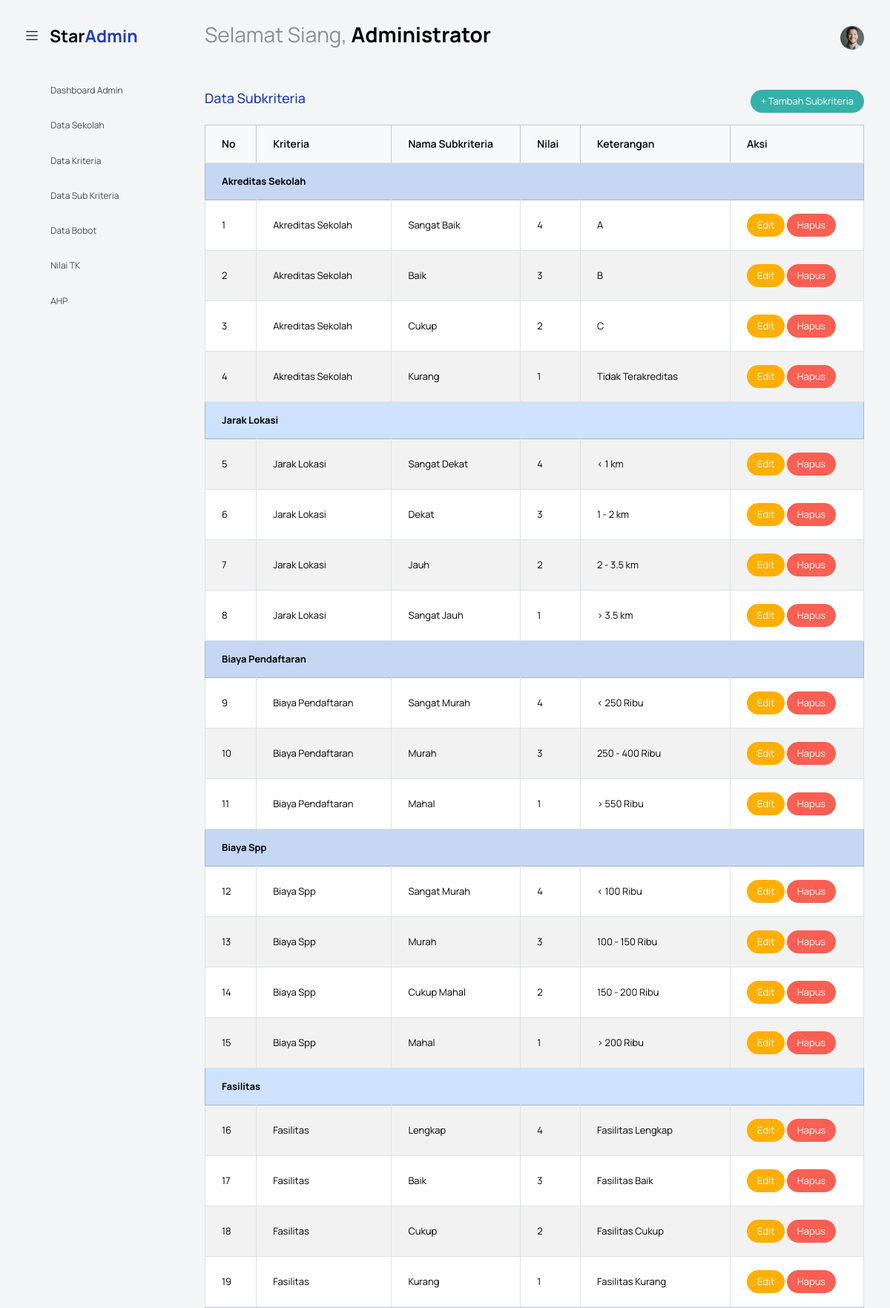
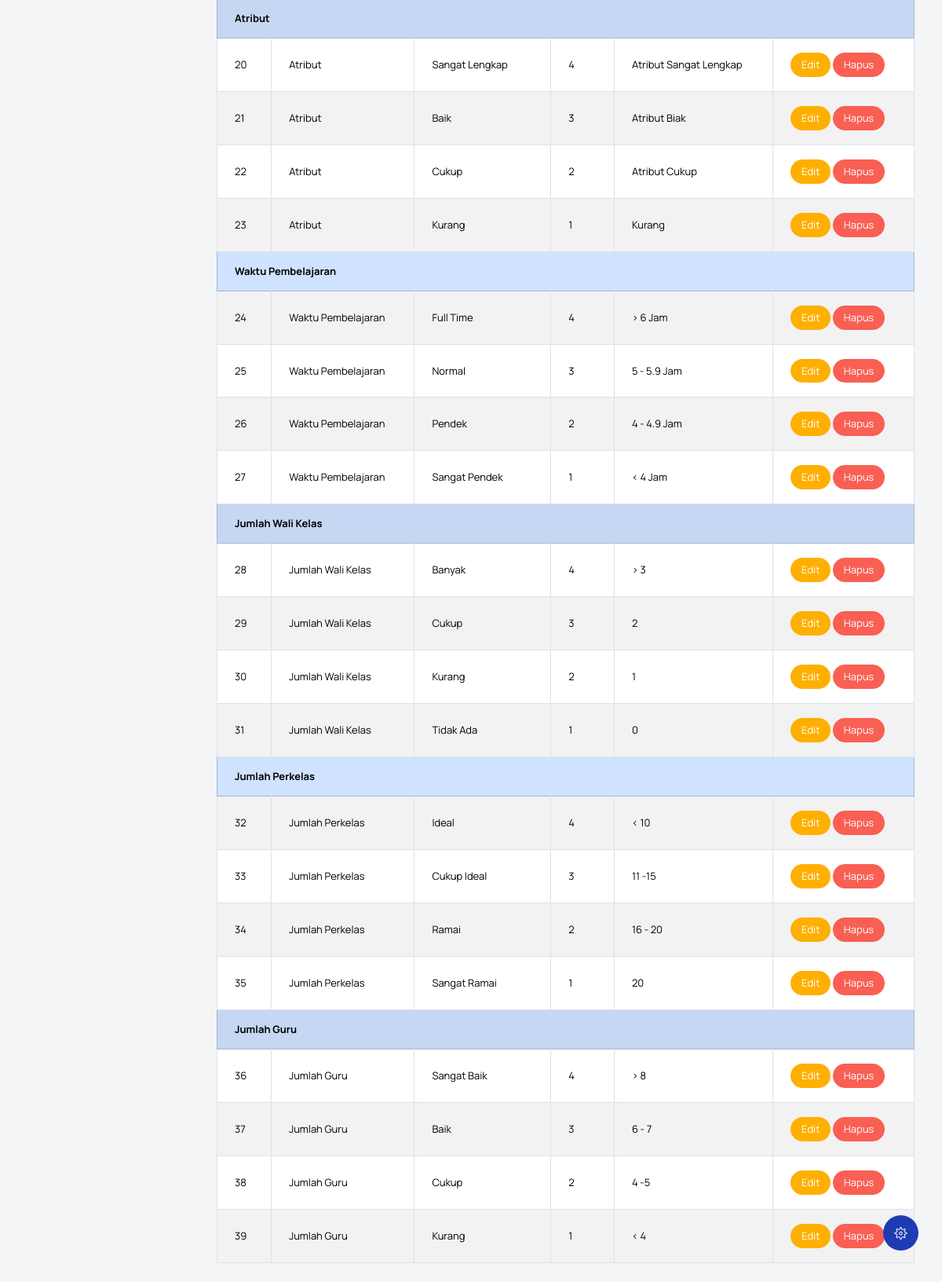
The page /index.php?controller=SubKriteria&action=index (signed in) on the database its author committed (2 pictures, top to bottom).
### tables this page shows
CREATE TABLE `subkriteria` (
  `id` int NOT NULL,
  `kriteria_id` int NOT NULL,
  `nama` varchar(100) NOT NULL,
  `nilai` int NOT NULL,
  `keterangan` text,
  `created_at` timestamp NULL DEFAULT CURRENT_TIMESTAMP,
  `updated_at` timestamp NULL DEFAULT CURRENT_TIMESTAMP ON UPDATE CURRENT_TIMESTAMP
);

CREATE TABLE `kriteria` (
  `id` int NOT NULL,
  `kode` varchar(10) NOT NULL,
  `nama` varchar(100) NOT NULL,
  `deskripsi` text,
  `jenis` enum('benefit','cost') NOT NULL,
  `created_at` timestamp NULL DEFAULT CURRENT_TIMESTAMP,
  `updated_at` timestamp NULL DEFAULT CURRENT_TIMESTAMP ON UPDATE CURRENT_TIMESTAMP
);

### controllers/SubKriteriaController.php (called while the page is built, shortened)
<?php
class SubkriteriaController {
    private $model;
    public function __construct() {
        require_once BASE_PATH . '/koneksi.php';
        require_once MODEL_PATH . 'SubkriteriaModel.php';
        global $koneksi;
        $this->model = new SubkriteriaModel($koneksi);
    }
    public function index() {
        $data = $this->model->getAll();
        include VIEW_PATH . 'subkriteria/index.php';
    }
}

### models/SubkriteriaModel.php (called while the page is built, shortened)
<?php
class SubkriteriaModel {
    private $db;
    public function __construct($koneksi) {
        $this->db = $koneksi;
    }
    public function getAll() {
        $query = "
            SELECT s.*, k.nama AS nama_kriteria
            FROM subkriteria s
            JOIN kriteria k ON s.kriteria_id = k.id
            ORDER BY s.kriteria_id, s.nilai DESC
        ";
        $result = $this->db->query($query);
        return $result->fetch_all(MYSQLI_ASSOC);
    }
}

### views/subkriteria/index.php (the view, shortened to what this page needs)
<?php include('template/header.php'); ?>
<body class="with-welcome-text">
  <div class="container-scroller">
    <?php include 'template/navbar.php'; ?>
    <div class="container-fluid page-body-wrapper">
      <?php include 'template/setting_panel.php'; ?>
      <?php include 'template/sidebar.php'; ?>
      <div class="main-panel">
        <div class="content-wrapper">
          <div class="row">
            <div class="col-12">
              <div class="d-flex justify-content-between align-items-center mb-3">
                <h4 class="text-primary">Data Subkriteria</h4>
                <a href="index.php?controller=Subkriteria&action=tambah" class="btn btn-success btn-sm">+ Tambah Subkriteria</a>
              </div>
              <div class="table-responsive">
                <table class="table table-bordered table-striped">
                  <thead class="table-light">
                    <tr>
                      <th>No</th>
                      <th>Kriteria</th>
                      <th>Nama Subkriteria</th>
                      <th>Nilai</th>
                      <th>Keterangan</th>
                      <th>Aksi</th>
                    </tr>
                  </thead>
                  <tbody>
                    <?php if (!empty($data)): ?>
                      <?php
                        $grouped = [];
                        foreach ($data as $row) {
                          $grouped[$row['nama_kriteria']][] = $row;
                        }
                        $no = 1;
                        foreach ($grouped as $nama_kriteria => $sublist):
                      ?>
                        <tr class="table-primary">
                          <td colspan="6"><strong><?= htmlspecialchars($nama_kriteria) ?></strong></td>
                        </tr>
                        <?php foreach ($sublist as $row): ?>
                          <tr>
                            <td><?= $no++ ?></td>
                            <td><?= htmlspecialchars($row['nama_kriteria']) ?></td>
                            <td><?= htmlspecialchars($row['nama']) ?></td>
                            <td><?= htmlspecialchars($row['nilai']) ?></td>
                            <td><?= htmlspecialchars($row['keterangan']) ?></td>
                            <td>
                              <a href="index.php?controller=Subkriteria&action=edit&id=<?= $row['id'] ?>" class="btn btn-warning btn-sm">Edit</a>
                              <a href="index.php?controller=Subkriteria&action=hapus&id=<?= $row['id'] ?>" class="btn btn-danger btn-sm" onclick="return confirm('Yakin ingin menghapus?')">Hapus</a>
                            </td>
                          </tr>
                        <?php endforeach; ?>
                      <?php endforeach; ?>
                    <?php else: ?>
                      <tr>
                        <td colspan="6" class="text-center">Belum ada data subkriteria.</td>
                      </tr>
                    <?php endif; ?>
                  </tbody>
                </table>
              </div>
            </div>
          </div>
        </div>
      </div>
    </div>
  </div>
</body>
</html>

### rows shown on the page
subkriteria: kriteria.nama "Akreditas Sekolah", nama "Sangat Baik", nilai "4", keterangan "A"
subkriteria: kriteria.nama "Akreditas Sekolah", nama "Baik", nilai "3", keterangan "B"
subkriteria: kriteria.nama "Akreditas Sekolah", nama "Cukup", nilai "2", keterangan "C"
subkriteria: kriteria.nama "Akreditas Sekolah", nama "Kurang", nilai "1", keterangan "Tidak Terakreditas"
subkriteria: kriteria.nama "Jarak Lokasi", nama "Sangat Dekat", nilai "4", keterangan "< 1 km"
subkriteria: kriteria.nama "Jarak Lokasi", nama "Dekat", nilai "3", keterangan "1 - 2 km"
subkriteria: kriteria.nama "Jarak Lokasi", nama "Jauh", nilai "2", keterangan "2 - 3.5 km"
subkriteria: kriteria.nama "Jarak Lokasi", nama "Sangat Jauh", nilai "1", keterangan "> 3.5 km"
subkriteria: kriteria.nama "Biaya Pendaftaran", nama "Sangat Murah", nilai "4", keterangan "< 250 Ribu"
subkriteria: kriteria.nama "Biaya Pendaftaran", nama "Murah", nilai "3", keterangan "250 - 400 Ribu"
subkriteria: kriteria.nama "Biaya Pendaftaran", nama "Mahal", nilai "1", keterangan "> 550 Ribu"
subkriteria: kriteria.nama "Biaya Spp", nama "Sangat Murah", nilai "4", keterangan "< 100 Ribu"
subkriteria: kriteria.nama "Biaya Spp", nama "Murah", nilai "3", keterangan "100 - 150 Ribu"
subkriteria: kriteria.nama "Biaya Spp", nama "Cukup Mahal", nilai "2", keterangan "150 - 200 Ribu"
subkriteria: kriteria.nama "Biaya Spp", nama "Mahal", nilai "1", keterangan "> 200 Ribu"
subkriteria: kriteria.nama "Fasilitas", nama "Lengkap", nilai "4", keterangan "Fasilitas Lengkap"
subkriteria: kriteria.nama "Fasilitas", nama "Baik", nilai "3", keterangan "Fasilitas Baik"
subkriteria: kriteria.nama "Fasilitas", nama "Cukup", nilai "2", keterangan "Fasilitas Cukup"
subkriteria: kriteria.nama "Fasilitas", nama "Kurang", nilai "1", keterangan "Fasilitas Kurang"
subkriteria: kriteria.nama "Atribut", nama "Sangat Lengkap", nilai "4", keterangan "Atribut Sangat Lengkap"
subkriteria: kriteria.nama "Atribut", nama "Baik", nilai "3", keterangan "Atribut Biak"
subkriteria: kriteria.nama "Atribut", nama "Cukup", nilai "2", keterangan "Atribut Cukup"
subkriteria: kriteria.nama "Atribut", nama "Kurang", nilai "1", keterangan "Kurang"
subkriteria: kriteria.nama "Waktu Pembelajaran", nama "Full Time", nilai "4", keterangan "> 6 Jam"
subkriteria: kriteria.nama "Waktu Pembelajaran", nama "Normal", nilai "3", keterangan "5 - 5.9 Jam"
subkriteria: kriteria.nama "Waktu Pembelajaran", nama "Pendek", nilai "2", keterangan "4 - 4.9 Jam"
subkriteria: kriteria.nama "Waktu Pembelajaran", nama "Sangat Pendek", nilai "1", keterangan "< 4 Jam"
subkriteria: kriteria.nama "Jumlah Wali Kelas", nama "Banyak", nilai "4", keterangan "> 3"
subkriteria: kriteria.nama "Jumlah Wali Kelas", nama "Cukup", nilai "3", keterangan "2"
subkriteria: kriteria.nama "Jumlah Wali Kelas", nama "Kurang", nilai "2", keterangan "1"
subkriteria: kriteria.nama "Jumlah Wali Kelas", nama "Tidak Ada", nilai "1", keterangan "0"
subkriteria: kriteria.nama "Jumlah Perkelas", nama "Ideal", nilai "4", keterangan "< 10"
subkriteria: kriteria.nama "Jumlah Perkelas", nama "Cukup Ideal", nilai "3", keterangan "11 -15"
subkriteria: kriteria.nama "Jumlah Perkelas", nama "Ramai", nilai "2", keterangan "16 - 20"
subkriteria: kriteria.nama "Jumlah Perkelas", nama "Sangat Ramai", nilai "1", keterangan "20"
subkriteria: kriteria.nama "Jumlah Guru", nama "Sangat Baik", nilai "4", keterangan "> 8"
subkriteria: kriteria.nama "Jumlah Guru", nama "Baik", nilai "3", keterangan "6 - 7"
subkriteria: kriteria.nama "Jumlah Guru", nama "Cukup", nilai "2", keterangan "4 -5"
subkriteria: kriteria.nama "Jumlah Guru", nama "Kurang", nilai "1", keterangan "< 4"

### other values the page prints
$sapaan "Selamat Siang"
$nama "Administrator"
$nama_kriteria "Akreditas Sekolah"
$nama_kriteria "Jarak Lokasi"
$nama_kriteria "Biaya Pendaftaran"
$nama_kriteria "Biaya Spp"
$nama_kriteria "Fasilitas"
$nama_kriteria "Atribut"
$nama_kriteria "Waktu Pembelajaran"
$nama_kriteria "Jumlah Wali Kelas"
$nama_kriteria "Jumlah Perkelas"
$nama_kriteria "Jumlah Guru"
